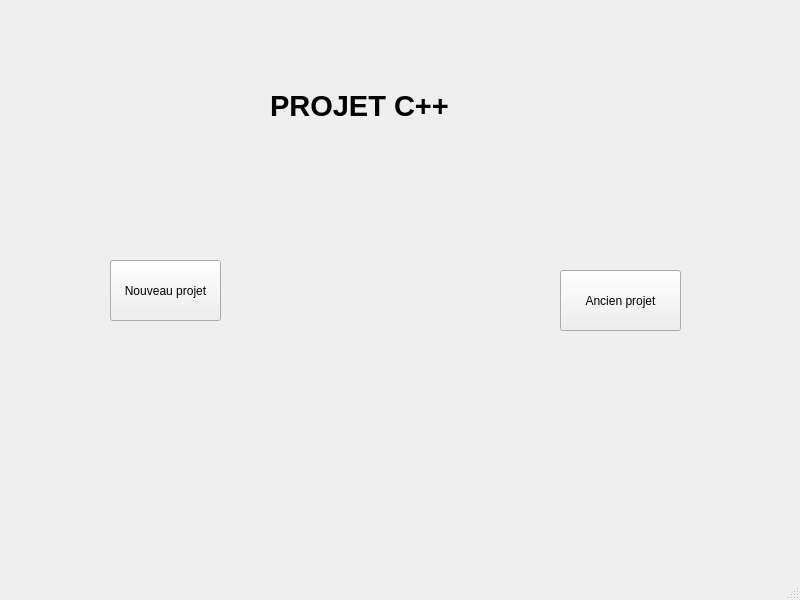
<?xml version="1.0" encoding="UTF-8"?>
<ui version="4.0">
 <class>MainWindow</class>
 <widget class="QMainWindow" name="MainWindow">
  <property name="geometry">
   <rect>
    <x>0</x>
    <y>0</y>
    <width>800</width>
    <height>600</height>
   </rect>
  </property>
  <property name="windowTitle">
   <string>MainWindow</string>
  </property>
  <widget class="QWidget" name="centralwidget">
   <widget class="QLabel" name="label">
    <property name="geometry">
     <rect>
      <x>270</x>
      <y>20</y>
      <width>341</width>
      <height>171</height>
     </rect>
    </property>
    <property name="font">
     <font>
      <pointsize>22</pointsize>
      <weight>75</weight>
      <bold>true</bold>
     </font>
    </property>
    <property name="text">
     <string>PROJET C++</string>
    </property>
   </widget>
   <widget class="QPushButton" name="boutonnew">
    <property name="geometry">
     <rect>
      <x>110</x>
      <y>260</y>
      <width>111</width>
      <height>61</height>
     </rect>
    </property>
    <property name="text">
     <string>Nouveau projet</string>
    </property>
   </widget>
   <widget class="QPushButton" name="boutonold">
    <property name="geometry">
     <rect>
      <x>560</x>
      <y>270</y>
      <width>121</width>
      <height>61</height>
     </rect>
    </property>
    <property name="text">
     <string>Ancien projet</string>
    </property>
   </widget>
  </widget>
  <widget class="QStatusBar" name="statusbar"/>
 </widget>
 <resources/>
 <connections/>
</ui>
